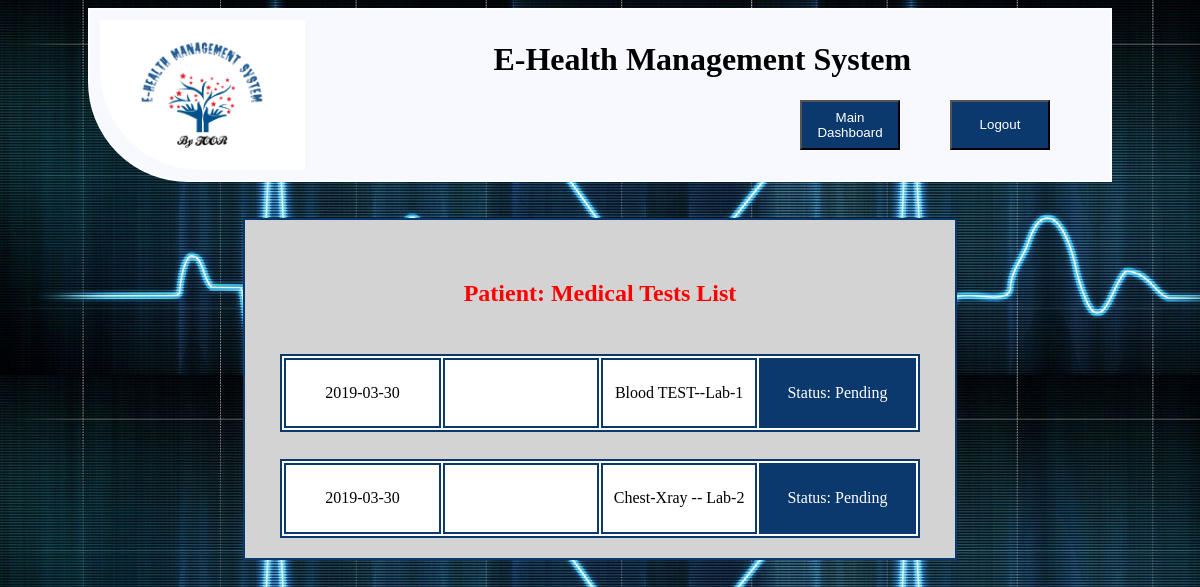
/patient-medicaltest.php?pid=54 (signed in), run on the app's committed database.
### tables this page shows
CREATE TABLE `patienttest` (
  `Id` int(250) NOT NULL,
  `patientid` int(250) NOT NULL,
  `doctorid` int(250) NOT NULL,
  `test` varchar(250) NOT NULL,
  `phlebotomistid` varchar(250) NOT NULL,
  `date` date NOT NULL,
  `completeddate` date NOT NULL,
  `bill` varchar(200) NOT NULL,
  `report` varchar(500) NOT NULL
);

### patient-medicaltest.php (the view, shortened to what this page needs)
<html>
<head>
<link rel="stylesheet" type="text/css" href="index.css">
<link rel="stylesheet" type="text/css" href="dashboard.css">
</head>
<center><body background="images/background.jpg">
    <header>
        <div id="header-div1">
                                <img src="images/e-logo.png" id="heaader-logo">
	                            <h1 style="font-family:Brush Script MT;">E-Health Management System</h1>
								<a href="logout.php"><button Style="background-color:#0b396d; width:100px; height:50px; float:right; color:white; margin-right:50px;">Logout</button></a>
							    <a href="Doctordashboard.php"><button Style="background-color:#0b396d; width:100px; height:50px; float:right; color:white; margin-right:50px;">Main Dashboard</button></a>
	    </div>
    </header><br><br>
	<div class="editProfile" style="width:60%; height:auto; background-color:lightgrey; border: 2px solid #0b396d; color:black;">
  <?php
require('DbConnectionNew.php');
if($_GET){
$pid=$_GET['pid'];
$pname=$_GET['pname'];
echo'<h2 style="text-align: center; color:red;">Patient:'.$pname.' Medical Tests List<h2>';
$sql = "SELECT * FROM `patienttest` WHERE patientid='$pid' ";
    $result = mysqli_query($conn, $sql);
if (mysqli_num_rows($result) > 0) {
	  while($row = mysqli_fetch_assoc($result)){
   echo'<table class="p-table">
		  <tr>
              <td style="height:30px;"> '.$row["date"].'</td>
			  <td style="height:30px;">'.$pname.'</td>
			  <td style="height:30px;">'.$row["test"].'</td>';
			  if($row["report"]==""){
			  echo'<td style="height:30px; background-color:#0b396d; color:white">Status: Pending</td>';
			  }
			echo'</tr>
		       <br>
	   </table>
	   ';
	  }
}else{
	echo"No Record Found";
}
}
	     echo'</div>';
	?>
</body></center>
</html>

### index.css (style rules this page uses)
body { background-color: white ; }
#header-div1 { border: 2px solid white; padding: 10px; border-bottom-left-radius: 100px 100px; height: 150; width: 1000px; background-color: GhostWhite ; }
#heaader-logo { float:left; height:150; border-bottom-left-radius: 100px 100px; }

### dashboard.css (style rules this page uses)
.editProfile { width:500; height:500; background-color:grey; padding-top: 40px; color:white; }

### patient-medicaltest.php (style rules this page uses)
.p-table { background-color:white; width:90%; height:10%; border: 2px solid #0b396d; text-align:left; }
.p-table td { width:20%; height:10%; border: 2px solid #0b396d; text-align:center; }

### data on the page
patienttest: date "2019-03-30", test "Blood TEST--Lab-1", report "Status: Pending"
patienttest: date "2019-03-30", test "Chest-Xray -- Lab-2", report "Status: Pending"
